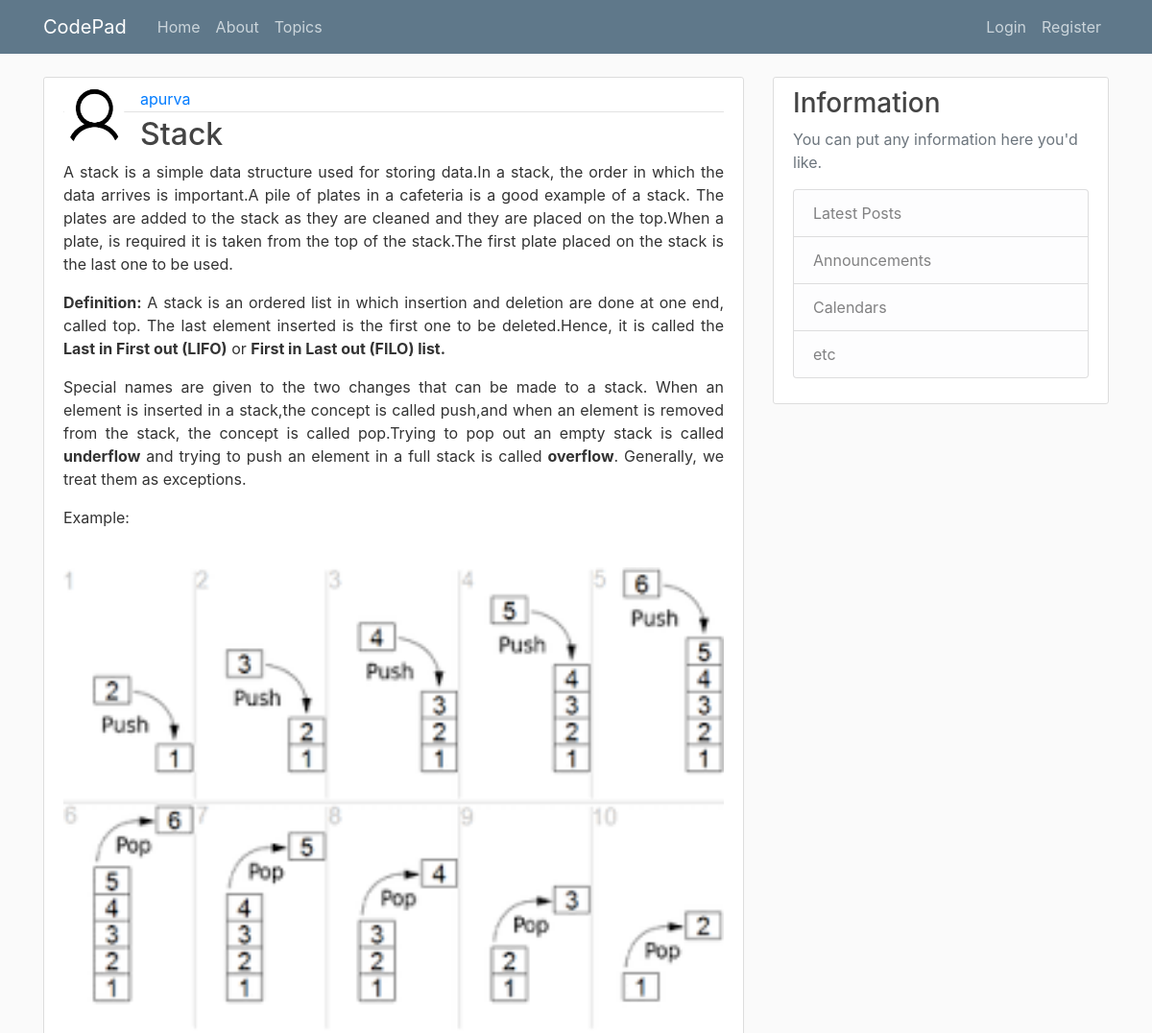
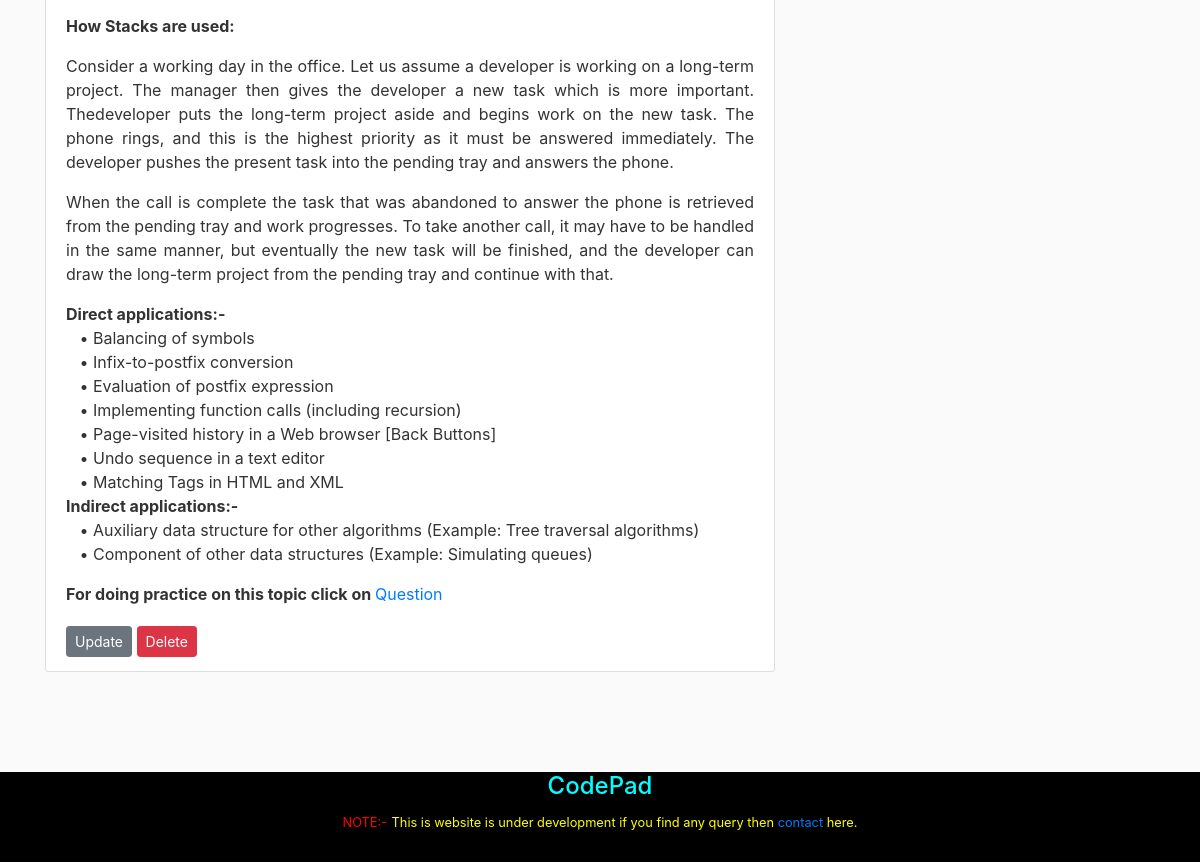
The app's page /post/14/ with its own data (2 pictures, top to bottom).
### blog/models.py (models this page shows, shortened)
class Post(models.Model):
    title = models.CharField(max_length = 100)
    content = RichTextUploadingField(blank=True,null=True,extra_plugins=['codesnippet','youtube',],external_plugin_resources=[('youtube','/static/blog/ckeditor_plugin/youtube/youtube/','plugin.js')])
    author = models.ForeignKey(User, on_delete = models.CASCADE)
    date_posted = models.DateTimeField(default=timezone.now)

### users/models.py (models this page shows, shortened)
class Profile(models.Model):
    user = models.OneToOneField(User, on_delete = models.CASCADE)
    image = models.ImageField(default='default.jpg', upload_to='profile_pics')

### blog/views.py (the view)
# urls.py: path('post/<int:pk>/', PostDetailView.as_view(), name='post-detail'),
class PostDetailView(DetailView):
    model = Post

### blog/templates/blog/post_detail.html
{% extends "blog/base.html" %}
{% block content %}
<article class="content-section">
  <div class="">
    <img class="rounded-circle article-img"  src="{{ object.author.profile.image.url }}" alt="">
  </div>
  <div class="">
    <div class="article-metadata">
      <a class="mr-2" href="#">{{ object.author }}</a>
    </div>
    <h2 class="article-title">{{ object.title }}</h2>
      {{ object.content|safe }}
  </div>
  {% if object.title == "Stack" %}
    <p><b>For doing practice on this topic click on </b><a href="{% url 'question-list' 'Stack' %}">Question</a></p>
  {% elif object.title == "Queue" %}
    <p><b>For doing practice on this topic click on </b><a href="{% url 'question-list' 'Queue' %}">Question</a></p>
  {% elif object.title == "Linked List" %}
    <p><b>For doing practice on this topic click on </b><a href="{% url 'question-list' 'Linked-List' %}">Question</a></p>
  {% elif object.title == "Doubly Linked List" %}
    <p><b>For doing practice on this topic click on </b><a href="{% url 'question-list' 'Doubly-Linked-List' %}">Question</a></p>
  {% elif object.title == "Binary Search Tree" %}
    <p><b>For doing practice on this topic click on </b><a href="{% url 'question-list' 'Binary-Search-Tree' %}">Question</a></p>
  {% elif object.title == "Balanced Binary Search Tree" %}
    <p><b>For doing practice on this topic click on </b><a href="{% url 'question-list' 'Balanced-Binary-Search-Tree' %}">Question</a></p>
  {% elif object.title == "Heap" %}
    <p><b>For doing practice on this topic click on </b><a href="{% url 'question-list' 'Heap' %}">Question</a></p>
  {% elif object.title == "Array" %}
    <p><b>For doing practice on this topic click on </b><a href="{% url 'question-list' 'Array' %}">Question</a></p>
  {% elif object.title == "Divide and Conquer and Recursion" %}
    <p><b>For doing practice on this topic click on </b><a href="{% url 'question-list' 'Divide-Conquer' %}">Question</a></p>
  {% elif object.title == "Bubble Sort" %}
    <p><b>For doing practice on this topic click on </b><a href="{% url 'question-list' 'Bubble-Sort' %}">Question</a></p>
  {% elif object.title == "Insertion Sort" %}
    <p><b>For doing practice on this topic click on </b><a href="{% url 'question-list' 'Insertion-Sort' %}">Question</a></p>
  {% elif object.title == "Selection Sort" %}
    <p><b>For doing practice on this topic click on </b><a href="{% url 'question-list' 'Selection-Sort' %}">Question</a></p>
  {% elif object.title == "Merge Sort" %}
    <p><b>For doing practice on this topic click on </b><a href="{% url 'question-list' 'Merge-Sort' %}">Question</a></p>
  {% elif object.title == "Heap Sort" %}
    <p><b>For doing practice on this topic click on </b><a href="{% url 'question-list' 'Heap-Sort' %}">Question</a></p>
  {% elif object.title == "Searching Algorithm,Linear Search and Binary Search" %}
    <p><b>For doing practice on this topic click on </b><a href="{% url 'question-list' 'Linear-Search' %}">Question</a></p>
  {% elif object.title == "Searching Algorithm,Linear Search and Binary Search" %}
    <p><b>For doing practice on this topic click on </b><a href="{% url 'question-list' 'Binary-Search' %}">Question</a></p>
  {% elif object.title == "Job Scheduling With Deadline" %}
    <p><b>For doing practice on this topic click on </b><a href="{% url 'question-list' 'Job-Scheduling' %}">Question</a></p>
  {% elif object.title == "Greedy Knapsack Algorithm or Fractional Knapsack Algorithm" %}
    <p><b>For doing practice on this topic click on </b><a href="{% url 'question-list' 'Greedy-Knapsack-Problem' %}">Question</a></p>
  {% elif object.title == "Activity Selection Problem" %}
    <p><b>For doing practice on this topic click on </b><a href="{% url 'question-list' 'Activity-Selection-Problem' %}">Question</a></p>
  {% elif object.title == "0/1 Knapsack Problem or Dynamic Knapsack Problem" %}
    <p><b>For doing practice on this topic click on </b><a href="{% url 'question-list' 'Knapsack-Problem' %}">Question</a></p>
  {% elif object.title == "Longest Common Subsequence" %}
    <p><b>For doing practice on this topic click on </b><a href="{% url 'question-list' 'LCS' %}">Question</a></p>
  {% endif %}
  <div class="">
      <a class="btn btn-secondary btn-sm mt-1 mb-1" href="{% url 'post-update' object.id %}">Update</a>
      <a class="btn btn-danger btn-sm mt-1 mb-1" href="{% url 'post-delete' object.id %}">Delete</a>
  </div>
</article>
{% endblock content %}

### blog/static/blog/main.css (style rules this page uses)
body { background: #fafafa; color: #333333; margin-top: 5rem; }
.rounded-circle { width:64px !important; height:64px !important; float:left; }
h1, h2, h3, h4, h5, h6 { color: #444444; }
img { width:100% !important; height:auto !important; }
.content-section { background: #ffffff; padding: 10px 20px; border: 1px solid #dddddd; border-radius: 3px; margin-bottom: 20px; }
.article-title { color: #444444; }
.article-img { height: 65px; width: 65px; margin-right: 16px; }
.article-metadata { padding-bottom: 1px; margin-bottom: 4px; border-bottom: 1px solid #e3e3e3 }

### records on screen
Post: author.profile.image (placeholder picture), author "apurva", title "Stack", content "A stack is a simple data structure used for storing data.In a stack, the order in which the data arrives is important.A pile of plates in a cafeteria is a good example of a stack. The plates are added to the stack as they are cleaned and they are placed on the top.When a plate, is required it is taken from the top of the stack.The first plate placed on the stack is the last one to be used. Definition: A stack is an ordered list in which insertion and deletion are done at one end, called top. The last element inserted is the first one to be deleted.Hence, it is called the Last in First out (LIFO) or First in Last out (FILO) list. Special names are given to the two changes that can be made to…", content (picture)
